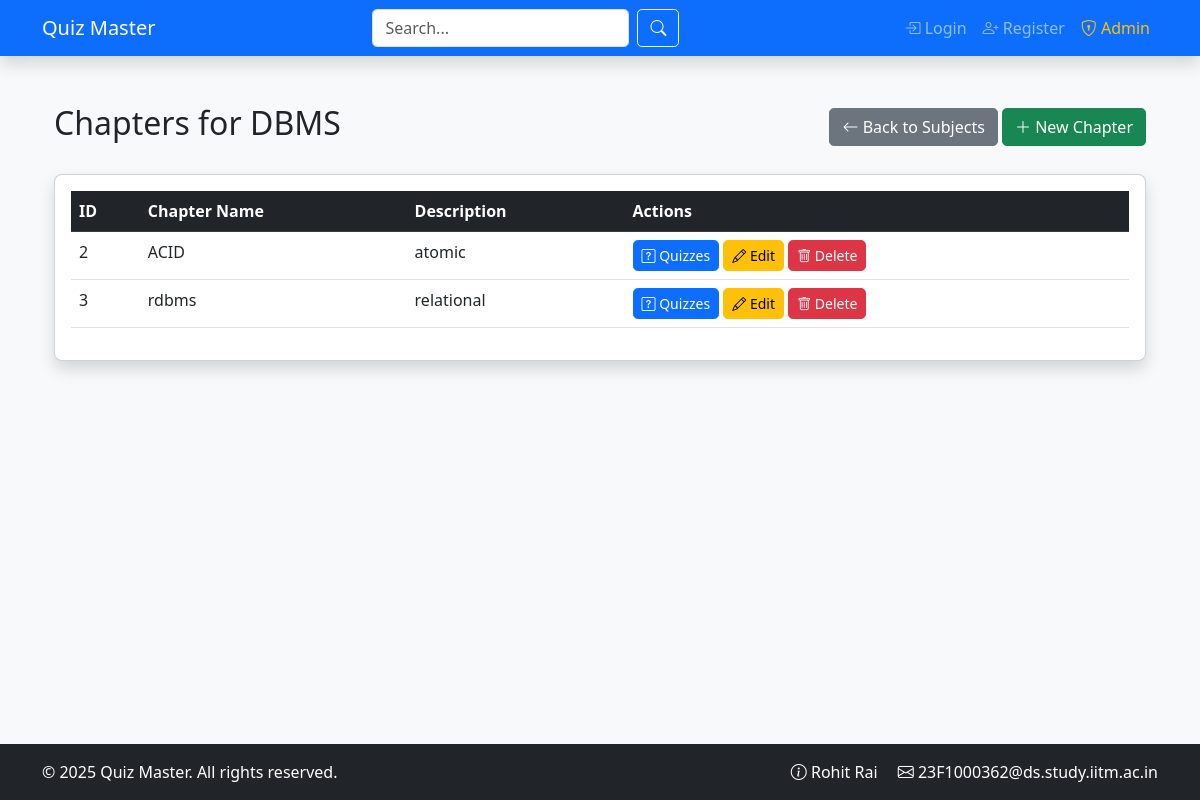
The page /admin/admin/chapters/3 on the database its author committed.
### application/models.py (models this page shows)
class Subject(db.Model):
    __tablename__ = 'subjects'
    id = db.Column(db.Integer, primary_key=True)
    name = db.Column(db.String(100), nullable=False, index=True)
    description = db.Column(db.Text)
    chapters = db.relationship('Chapter', back_populates='subject', cascade='all, delete-orphan')

class Chapter(db.Model):
    __tablename__ = 'chapters'
    id = db.Column(db.Integer, primary_key=True)
    name = db.Column(db.String(100), nullable=False, index=True)
    description = db.Column(db.Text)
    subject_id = db.Column(db.Integer, db.ForeignKey('subjects.id', ondelete='CASCADE'), nullable=False)
    subject = db.relationship('Subject', back_populates='chapters')
    quizzes = db.relationship('Quiz', back_populates='chapter', cascade='all, delete-orphan')

### application/blueprints/admin_bp.py (the view, shortened to what this page needs)
@admin_bp.route('/admin/chapters/<int:subject_id>', methods=['GET', 'POST'])
def manage_chapters(subject_id):
    subject = Subject.query.get_or_404(subject_id)
    form = ChapterForm(request.form) # Initialize the form
    form.subject_id.choices = [(subject.id, subject.name)]
    chapters = Chapter.query.filter_by(subject_id=subject_id).all()
    return render_template(
        'admin/manage_chapters.html',
        subject=subject,
        chapters=chapters,
        form=form)

### application/forms.py
class ChapterForm(FlaskForm):
    name = StringField('Chapter Name', validators=[DataRequired()])
    description = TextAreaField('Description', validators=[Length(max=500)])
    subject_id = SelectField('Subject',coerce=int,validators=[DataRequired()])
    submit = SubmitField('Save Chapter')

### application/templates/admin/manage_chapters.html (shortened to what this page needs)
{% extends "base.html" %}
{% block content %}
<div class="container mt-4">
    <div class="d-flex justify-content-between align-items-center mb-4">
        <h2>Chapters for {{ subject.name }}</h2>
        <div>
            <a href="{{ url_for('admin.manage_subjects') }}" class="btn btn-secondary">
                <i class="bi bi-arrow-left"></i> Back to Subjects
            </a>
            <button class="btn btn-success" data-bs-toggle="modal" data-bs-target="#chapterModal"
                    id="createChapterBtn">
                <i class="bi bi-plus-lg"></i> New Chapter
            </button>
        </div>
    </div>
    <div class="card shadow">
        <div class="card-body">
            <div class="table-responsive">
                <table class="table table-hover">
                    <thead class="table-dark">
                        <tr>
                            <th>ID</th>
                            <th>Chapter Name</th>
                            <th>Description</th>
                            <th>Actions</th>
                        </tr>
                    </thead>
                    <tbody>
                        {% for chapter in chapters %}
                        <tr>
                            <td>{{ chapter.id }}</td>
                            <td>{{ chapter.name }}</td>
                            <td>{{ chapter.description|default('No description', true) }}</td>
                            <td>
                                <a href="{{ url_for('admin.manage_quizzes', chapter_id=chapter.id) }}"
                                   class="btn btn-sm btn-primary">
                                    <i class="bi bi-question-square"></i> Quizzes
                                </a>
                                <button class="btn btn-sm btn-warning edit-chapter-btn"
                                        data-chapter-id="{{ chapter.id }}"
                                        data-chapter-name="{{ chapter.name }}"
                                        data-chapter-description="{{ chapter.description|default('', true) }}">
                                    <i class="bi bi-pencil"></i> Edit
                                </button>
                                <form class="d-inline"
                                      action="{{ url_for('admin.delete_chapter', chapter_id=chapter.id) }}"
                                      method="POST">
                                    <button type="submit" class="btn btn-sm btn-danger">
                                        <i class="bi bi-trash"></i> Delete
                                    </button>
                                </form>
                            </td>
                        </tr>
                        {% endfor %}
                    </tbody>
                </table>
            </div>
        </div>
    </div>
</div>
{% endblock %}

### application/static/css/main.css (style rules this page uses)
body { font-family: 'Segoe UI', Tahoma, Geneva, Verdana, sans-serif; background-color: #f8f9fa; }
.card { border-radius: 0.5rem; box-shadow: 0 2px 5px rgba(0, 0, 0, 0.05); transition: transform 0.3s ease; }
.table-responsive { overflow-x: auto; -webkit-overflow-scrolling: touch; }
.btn { border-radius: 0.3rem; }

### rows shown on the page
Subject: name "DBMS"
Chapter: id "2", name "ACID", description "atomic"
Chapter: id "3", name "rdbms", description "relational"
